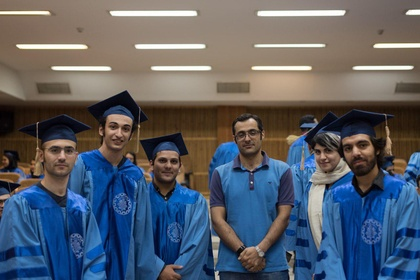
%> input picture Code & Implementation/X.jpg, 420 x 280 px, shrunk from 1280 x 854 before the run
$ octave ImageRecovery.m   (GNU Octave 9; MATLAB toolbox functions it lacks are replaced by stand-ins)
%> lines starting %> are read from the running program, lines starting %| are printed output that depends on the picture; in (x1, y1, x2, y2) boxes, pixels count from 0 and x2, y2 are one past the last pixel; in counts of white or black regions, pixels touching at a corner belong together; the program's own positions count from 1
%%
% Read Image, Convert to grayscale
X_col = imread('X.jpg');
%> X_col is the input picture: size 280x420x3 uint8; mean R, G, B 87.7, 93.7, 104
X = double(rgb2gray(X_col));
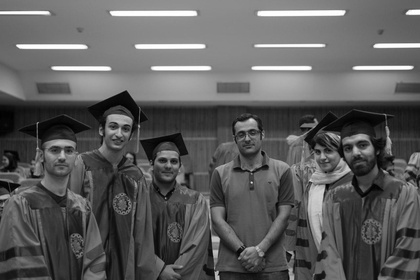
%> X: size 280x420 double; min 1, max 255, mean 93.1
Sampling = zeros(size(X));
[d1,d2] = size(X);
%> d1 = 280; d2 = 420
r = 50;

i=1;
s = 2;
while i<=d1
    j=1;
    while j<=d2
        Sampling(i,j) = 1;
        j = j+8;
    end
    i = i+ 8;
end
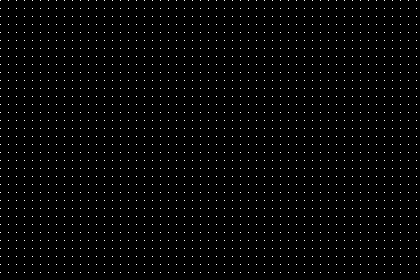
%> Sampling: size 280x420 double; values 0 (black) and 1 (white), 1.6% white in thin lines or dots
obs = X;
obs(Sampling==1) = 1;
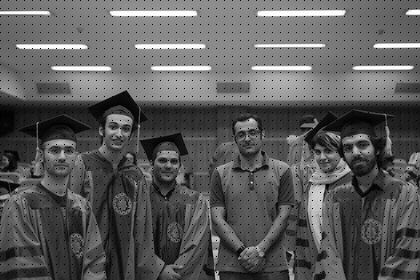
%> obs: size 280x420 double; 1.58% of pixels changed, all inside (x1, y1, x2, y2) = (0, 0, 417, 273)
obs(Sampling==0) = 0;
ind = find(Sampling==1);
%> ind = 1855 values from 1 to 116753
imagesc(X)
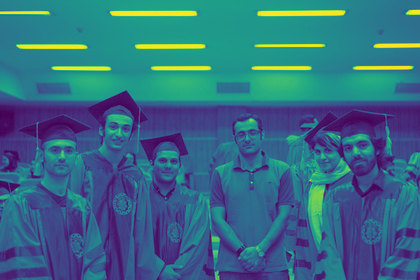
%> displayed picture: size 280x420x3, on the screen's scale of 0 to 255; mean R, G, B 54.4, 107.6, 132.2

% Projection
[U,S,V] = svd(obs);
P = ones([r,r]);
P = padarray(P,[d1-r d2-r],0,'post');
S = S.*P;
obs = U*S*V';
%obs(ind)=X(ind);
figure()
imshow(uint8(obs))
snr(j) = 10*(log10(norm(X)/norm(X-obs)));

%%


X_col = imread('X.jpg');
X = double(rgb2gray(X_col));
Sampling = zeros(size(X));
[d1,d2] = size(X);
rank = 50;

i=1;
s = 2;
while i<=d1
    j=1;
    while j<=d2
        Sampling(i,j) = 1;
        j = j+8;
    end
    i = i+ 8;
end
obs = X;
obs = obs.*Sampling;
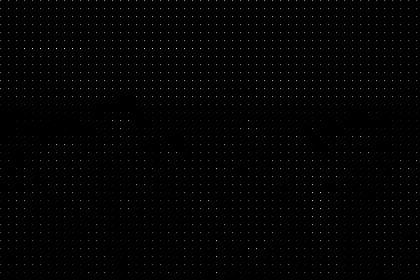
%> obs: size 280x420 double; min 0, max 239, mean 1.4
ind = find(Sampling==1);


% Projection
[U,S,V] = svd(obs);
P = ones([r,r]);
P = padarray(P,[d1-r d2-r],0,'post');
S = S.*P;
obs = U*S*V';

%obs(ind)=X(ind);

imagesc(obs)

%%
% Read Image, Convert to grayscale
X_col = imread('X.jpg');
X = double(rgb2gray(X_col));
[d1,d2] = size(X);
r = 50;
snr = [0 0 0 0 0];
M = [10, r*(d1+d2), d1*d2];
%> M = [10 35000 117600]
% Set Rank

for j=1:3
% Create random observation vector, uniform
m = M(j);
%> m = 10
prob = m/(d1*d2);
%> prob = 8.5e-05
%> (the run ends here)
